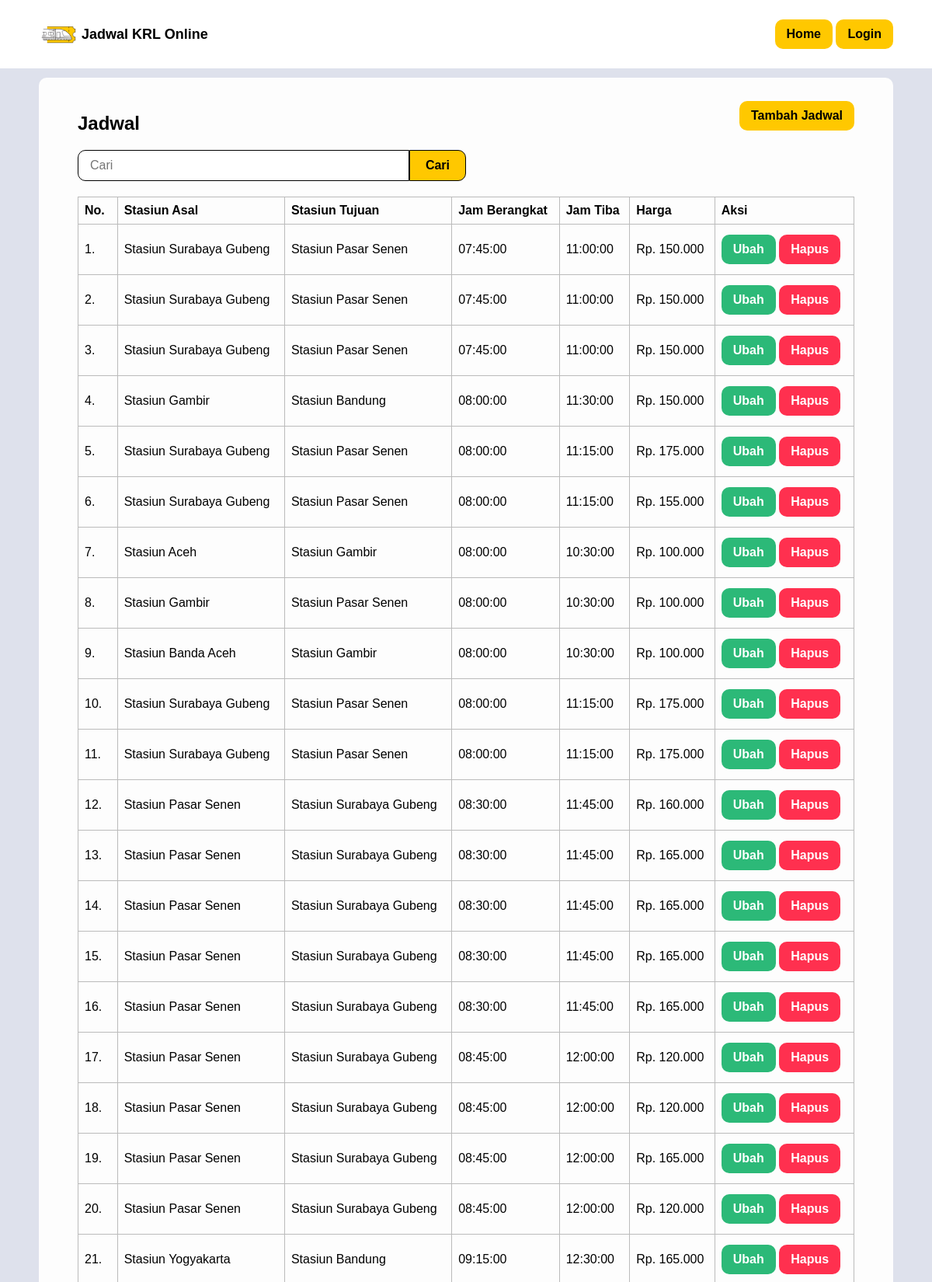
The page /jadwal.php (upper part) on the database its author committed.
### tables this page shows
CREATE TABLE `jadwal` (
  `id_jadwal` int(11) NOT NULL,
  `id_stasiun_asal` int(11) NOT NULL,
  `id_stasiun_tujuan` int(11) NOT NULL,
  `jam_berangkat` time NOT NULL,
  `jam_tiba` time NOT NULL,
  `harga` int(11) NOT NULL
);

CREATE TABLE `stasiun` (
  `id_stasiun` int(11) NOT NULL,
  `nama_stasiun` varchar(255) NOT NULL,
  `kota` varchar(255) NOT NULL
);

### jadwal.php (the view, shortened to what this page needs)
<?php
    require_once 'koneksi.php';
    $jadwal = mysqli_query($koneksi, "SELECT jadwal.*, stasiun_asal.nama_stasiun AS stasiun_asal, stasiun_tujuan.nama_stasiun AS stasiun_tujuan
    FROM jadwal
    INNER JOIN stasiun AS stasiun_asal ON jadwal.id_stasiun_asal = stasiun_asal.id_stasiun
    INNER JOIN stasiun AS stasiun_tujuan ON jadwal.id_stasiun_tujuan = stasiun_tujuan.id_stasiun
    ORDER BY jam_berangkat ASC
    ");
?>
<html>
<head>
    <?php include_once 'head.php'; ?>
</head>
<body>
    <?php include_once 'navbar.php'; ?>
    <div class="container anti-navbar">
        <div class="bg-table">
            <div class="head-left">
                <h2>Jadwal</h2>
            </div>
            <div class="head-right">
                <a href="tambah_jadwal.php" class="button">Tambah Jadwal</a>
            </div>
            <div class="clear">
                <form method="post" class="form-cari">
                    <input class="input" type="text" id="cari" name="cari" placeholder="Cari" required value="<?= (isset($_POST['cari'])) ? $_POST['cari'] : ''; ?>">
                    <button type="submit" class="button align-right" name="btnCari">Cari</button>
                </form>
            </div>
            <div class="table-responsive clear">
                <table border="1" cellpadding="10" cellspacing="0">
                    <tr>
                        <th>No.</th>
                        <th>Stasiun Asal</th>
                        <th>Stasiun Tujuan</th>
                        <th>Jam Berangkat</th>
                        <th>Jam Tiba</th>
                        <th>Harga</th>
                        <th>Aksi</th>
                    </tr>
                    <?php $i = 1; ?>
                    <?php if (mysqli_num_rows($jadwal) > 0): ?>
                        <?php foreach ($jadwal as $data): ?>
                            <tr>
                                <td><?= $i++; ?>.</td>
                                <td><?= $data['stasiun_asal']; ?></td>
                                <td><?= $data['stasiun_tujuan']; ?></td>
                                <td><?= $data['jam_berangkat']; ?></td>
                                <td><?= $data['jam_tiba']; ?></td>
                                <td>Rp. <?= str_replace(",", ".", number_format($data['harga'])); ?></td>
                                <td>
                                    <a href="ubah_jadwal.php?id_jadwal=<?= $data['id_jadwal']; ?>" class="button bg-green">Ubah</a>
                                    <a onclick="return confirm('Apakah Anda yakin ingin menghapus jadwal <?= $data['stasiun_asal']; ?> menuju <?= $data['stasiun_tujuan']; ?>?')" href="hapus_jadwal.php?id_jadwal=<?= $data['id_jadwal']; ?>" class="button bg-red">Hapus</a>
                                </td>
                            </tr>
                        <?php endforeach ?>
                    <?php else: ?>
                        <tr>
                            <td colspan="6">Tidak ada data</td>
                        </tr>
                    <?php endif ?>
                </table>
            </div>
        </div>
    </div>
</body>
</html>

### style.css (style rules this page uses)
* { font-family: 'Arial', sans-serif; }
body { background-color: #dee1ec; margin: 0; padding: 0; }
.container { padding: 10px 50px; }
.anti-navbar { padding-top: 100px; }
.button { margin-top: 5px; margin-bottom: 5px; display: inline-block; padding: 10px 15px; background-color: #FFC800; color: #000; text-decoration: none; border-radius: 10px; border: none; text-align: center; transition: all 0.2s ease-in-out; font-weight: bold; font-size: 16px; }
.label, .input { display: block; width: 100%; }
.input { margin-top: 5px; margin-bottom: 15px; padding: 10px; font-size: 16px; border-radius: 10px; border: 1px solid black; }
.align-right { display: block; margin-left: auto; }
.clear { clear: both; }
.form-cari { margin-top: 20px; margin-bottom: 20px; display: flex; justify-content: center; width: 50%; }
.form-cari input { border-radius: 10px 0 0 10px; height: 40px; margin: 0; padding: 15px; }
.form-cari button { border: 1px solid black; color: black; font-size: 16px; border-radius: 0 10px 10px 0; height: 40px; margin: 0; padding: 10px 20px; }
.bg-table { border-radius: 10px; padding: 25px 50px; background-color: #fdfdfd; }
.table-responsive { overflow-x: auto; }
.table-responsive table { width: 100%; border-collapse: collapse; }
.table-responsive th, .table-responsive td { padding: 8px; text-align: left; border: 1px solid #bbb; }
.bg-green { background-color: #2cb978; color: white; }
.bg-red { background-color: #ff304f; color: white; }
.head-left { float: left; margin: auto; }
.head-right { float: right; margin: auto; }

### rows shown on the page
jadwal: id_stasiun_asal.nama_stasiun "Stasiun Surabaya Gubeng", id_stasiun_tujuan.nama_stasiun "Stasiun Pasar Senen", jam_berangkat "07:45:00", jam_tiba "11:00:00", harga "150.000"
jadwal: id_stasiun_asal.nama_stasiun "Stasiun Surabaya Gubeng", id_stasiun_tujuan.nama_stasiun "Stasiun Pasar Senen", jam_berangkat "07:45:00", jam_tiba "11:00:00", harga "150.000"
jadwal: id_stasiun_asal.nama_stasiun "Stasiun Surabaya Gubeng", id_stasiun_tujuan.nama_stasiun "Stasiun Pasar Senen", jam_berangkat "07:45:00", jam_tiba "11:00:00", harga "150.000"
jadwal: id_stasiun_asal.nama_stasiun "Stasiun Gambir", id_stasiun_tujuan.nama_stasiun "Stasiun Bandung", jam_berangkat "08:00:00", jam_tiba "11:30:00", harga "150.000"
jadwal: id_stasiun_asal.nama_stasiun "Stasiun Surabaya Gubeng", id_stasiun_tujuan.nama_stasiun "Stasiun Pasar Senen", jam_berangkat "08:00:00", jam_tiba "11:15:00", harga "175.000"
jadwal: id_stasiun_asal.nama_stasiun "Stasiun Surabaya Gubeng", id_stasiun_tujuan.nama_stasiun "Stasiun Pasar Senen", jam_berangkat "08:00:00", jam_tiba "11:15:00", harga "155.000"
jadwal: id_stasiun_asal.nama_stasiun "Stasiun Aceh", id_stasiun_tujuan.nama_stasiun "Stasiun Gambir", jam_berangkat "08:00:00", jam_tiba "10:30:00", harga "100.000"
jadwal: id_stasiun_asal.nama_stasiun "Stasiun Gambir", id_stasiun_tujuan.nama_stasiun "Stasiun Pasar Senen", jam_berangkat "08:00:00", jam_tiba "10:30:00", harga "100.000"
jadwal: id_stasiun_asal.nama_stasiun "Stasiun Banda Aceh", id_stasiun_tujuan.nama_stasiun "Stasiun Gambir", jam_berangkat "08:00:00", jam_tiba "10:30:00", harga "100.000"
jadwal: id_stasiun_asal.nama_stasiun "Stasiun Surabaya Gubeng", id_stasiun_tujuan.nama_stasiun "Stasiun Pasar Senen", jam_berangkat "08:00:00", jam_tiba "11:15:00", harga "175.000"
jadwal: id_stasiun_asal.nama_stasiun "Stasiun Surabaya Gubeng", id_stasiun_tujuan.nama_stasiun "Stasiun Pasar Senen", jam_berangkat "08:00:00", jam_tiba "11:15:00", harga "175.000"
jadwal: id_stasiun_asal.nama_stasiun "Stasiun Pasar Senen", id_stasiun_tujuan.nama_stasiun "Stasiun Surabaya Gubeng", jam_berangkat "08:30:00", jam_tiba "11:45:00", harga "160.000"
jadwal: id_stasiun_asal.nama_stasiun "Stasiun Pasar Senen", id_stasiun_tujuan.nama_stasiun "Stasiun Surabaya Gubeng", jam_berangkat "08:30:00", jam_tiba "11:45:00", harga "165.000"
jadwal: id_stasiun_asal.nama_stasiun "Stasiun Pasar Senen", id_stasiun_tujuan.nama_stasiun "Stasiun Surabaya Gubeng", jam_berangkat "08:30:00", jam_tiba "11:45:00", harga "165.000"
jadwal: id_stasiun_asal.nama_stasiun "Stasiun Pasar Senen", id_stasiun_tujuan.nama_stasiun "Stasiun Surabaya Gubeng", jam_berangkat "08:30:00", jam_tiba "11:45:00", harga "165.000"
jadwal: id_stasiun_asal.nama_stasiun "Stasiun Pasar Senen", id_stasiun_tujuan.nama_stasiun "Stasiun Surabaya Gubeng", jam_berangkat "08:30:00", jam_tiba "11:45:00", harga "165.000"
jadwal: id_stasiun_asal.nama_stasiun "Stasiun Pasar Senen", id_stasiun_tujuan.nama_stasiun "Stasiun Surabaya Gubeng", jam_berangkat "08:45:00", jam_tiba "12:00:00", harga "120.000"
jadwal: id_stasiun_asal.nama_stasiun "Stasiun Pasar Senen", id_stasiun_tujuan.nama_stasiun "Stasiun Surabaya Gubeng", jam_berangkat "08:45:00", jam_tiba "12:00:00", harga "120.000"
jadwal: id_stasiun_asal.nama_stasiun "Stasiun Pasar Senen", id_stasiun_tujuan.nama_stasiun "Stasiun Surabaya Gubeng", jam_berangkat "08:45:00", jam_tiba "12:00:00", harga "165.000"
jadwal: id_stasiun_asal.nama_stasiun "Stasiun Pasar Senen", id_stasiun_tujuan.nama_stasiun "Stasiun Surabaya Gubeng", jam_berangkat "08:45:00", jam_tiba "12:00:00", harga "120.000"
jadwal: id_stasiun_asal.nama_stasiun "Stasiun Yogyakarta", id_stasiun_tujuan.nama_stasiun "Stasiun Bandung", jam_berangkat "09:15:00", jam_tiba "12:30:00", harga "165.000"
